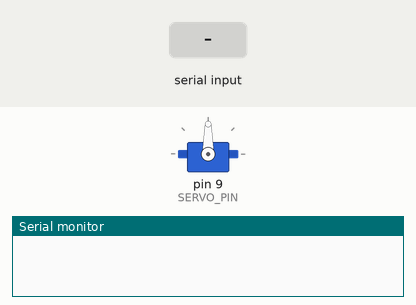
Simulated run of this sketch. Board: Arduino Uno, built with avr-gcc and run on an emulated ATmega328P. Shown: servo, the last lines printed to the serial monitor. Inputs (shaded band) come from the test bench.

Above: at 1.7 s.
1.8 s: "30,150\n" received over Serial
At 2.6 s:
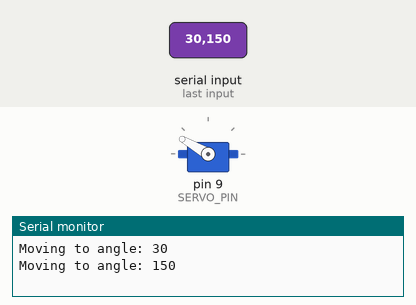
At 3.7 s:
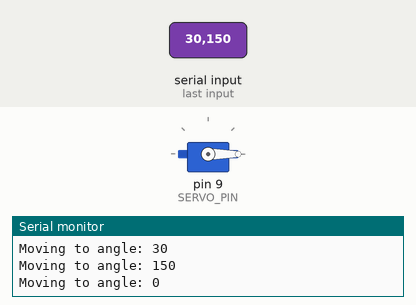
4.3 s: "90,45\n" received over Serial
At 4.8 s:
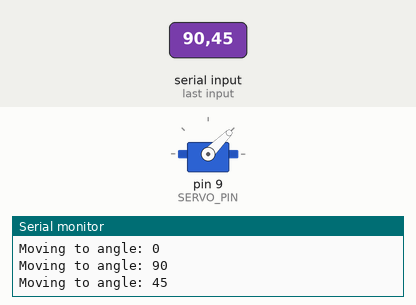
Timing chart, 0 to 7.3 s (numbered marks = the images above; inputs shaded):
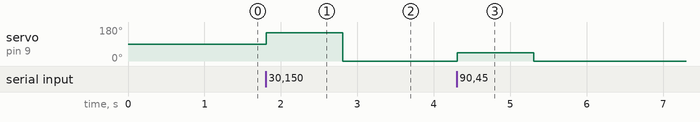

Measured:
- after the input at 1.8 s, servo on pin 9 (SERVO_PIN): 90° → 150° at once, → 0° 1.0 s later
- after the input at 4.3 s, servo on pin 9 (SERVO_PIN): 0° → 45° at once, → 0° 1.0 s later

The sketch:

MG_996R.ino
```cpp
#include <Servo.h>

// 定義伺服馬達接腳
#define SERVO_PIN 9

// 建立Servo物件
Servo servoMotor;

void setup() {
  // 初始化串口通訊
  Serial.begin(9600);

  // 連接伺服馬達到指定的腳位
  servoMotor.attach(SERVO_PIN);

  // 伺服馬達歸位
  servoMotor.write(90);
  delay(500); // 等待伺服馬達就位
}

void loop() {
  // 從串口接收指令
  if (Serial.available() > 0) {
    int angle = Serial.parseInt(); // 讀取角度值

    // 確保角度在有效範圍內
    if (angle >= 0 && angle <= 180) {
      // 控制伺服馬達轉動到指定角度
      servoMotor.write(angle);
      Serial.print("Moving to angle: ");
      Serial.println(angle);
    } else {
      Serial.println("Invalid angle! Angle should be between 0 and 180 degrees.");
    }
  }
}
```
